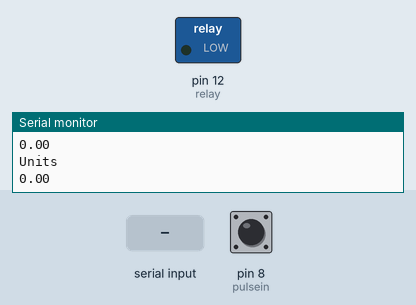
Bench run of a sketch on a simulated Arduino Uno, built with avr-gcc and run on an emulated ATmega328P. Parts: switched loads named in the sketch (green lamp = pin HIGH), the last lines printed to the serial monitor. The test bench sets the inputs (shaded band); at power-on: pin 8 (pulsein) HIGH.

Above: at 1.2 s.
1.3 s: byte 30 received over Serial
At 2.2 s:
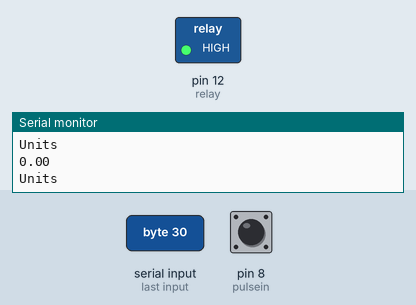
2.8 s: pin 8 (pulsein) pulled LOW for 0.15 s
Timing chart, 0 to 5.8 s (numbered marks = the images above; inputs shaded):
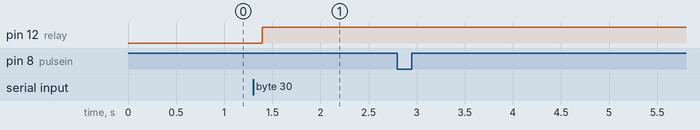

The sketch:

arduino_final.ino
```cpp
#define pulsein 8
#define relay 12

float units = 0;
bool connectionOpen = false;
float balanceRecieved;
int totalBalance;
float consumedUnits = 1 / 3200; // units consumed by 100 watt bulb in a second

void read_pulse()
{
  if (!digitalRead(pulsein))
  {
    Serial.println("Pulse received");

    if (units > 0) {
      units = units - consumedUnits;
    }
    while (!digitalRead(pulsein));

    Serial.println("Pulse lost");
  }
}

void setup() {
  Serial.begin(9600);
  pinMode(pulsein, INPUT);
  pinMode(relay, OUTPUT);
  digitalWrite(pulsein, HIGH);
}

void loop() {
  read_pulse();
  check_status();
  handle_balance_update();
  log();
  //delay(1000);
}


void handle_balance_update() {
  balanceRecieved = Serial.read();

  if (balanceRecieved > 0) {

    // 30000 rupees per unit
    units += balanceRecieved / 30000 ; //divide factor /x;

    Serial.println("User deposited! Amount deposited:");
    Serial.print(balanceRecieved);
    Serial.println();
    Serial.println("Updated units to");
    Serial.print(units);
    Serial.println();
  }
}


void check_status() {

  if (units > 0 && connectionOpen == false)
  {
    digitalWrite(relay, HIGH);
    Serial.println("Recharged! Opening connection");
    connectionOpen = true;
  }
  if (units == 0 && connectionOpen == true)
  {
    digitalWrite(relay, LOW);
    Serial.println("Energy Meter Balance Alert:\nLight cut due to low Balance\nPlease recharge your energy meter soon.\n Thank you");
    connectionOpen = false;
  }

}

void log() {
  Serial.println("Units");
  Serial.println(units);

}
```

Measured:
- after the input at 1.3 s, pin 12 (relay): LOW → HIGH after 0.09 s
